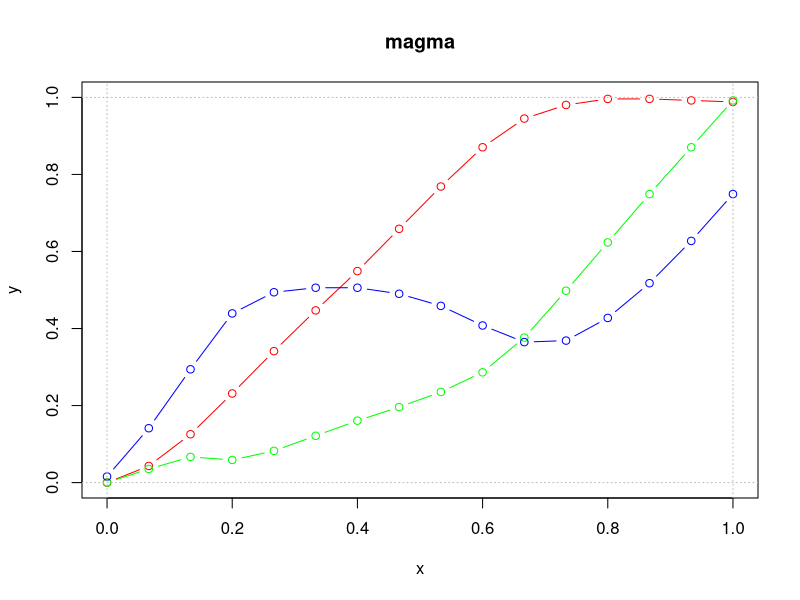
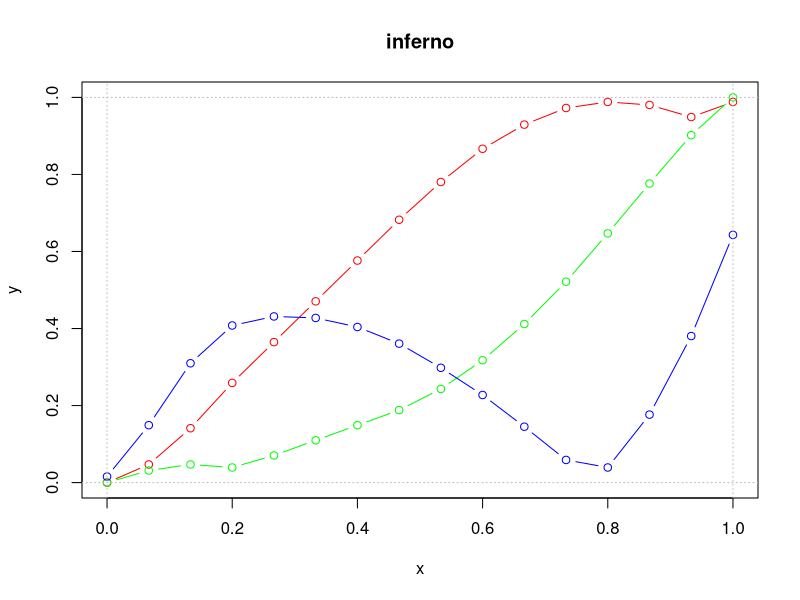
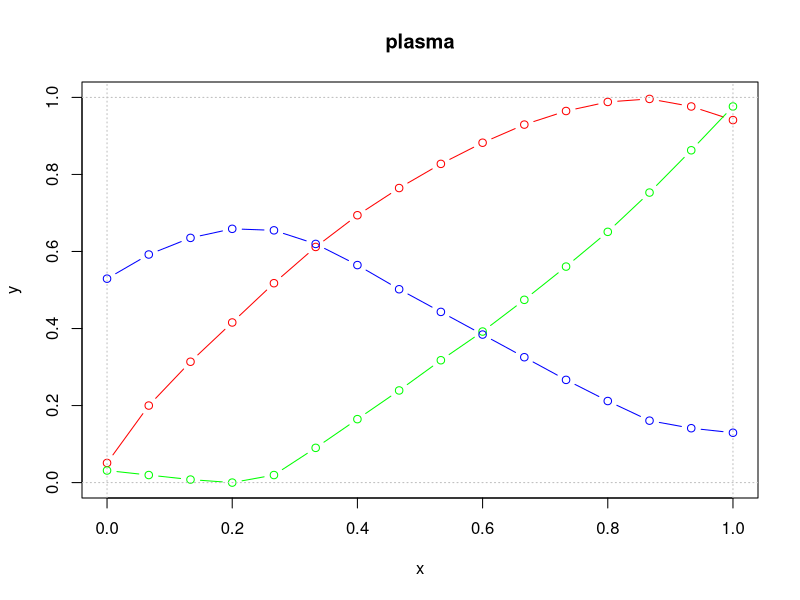
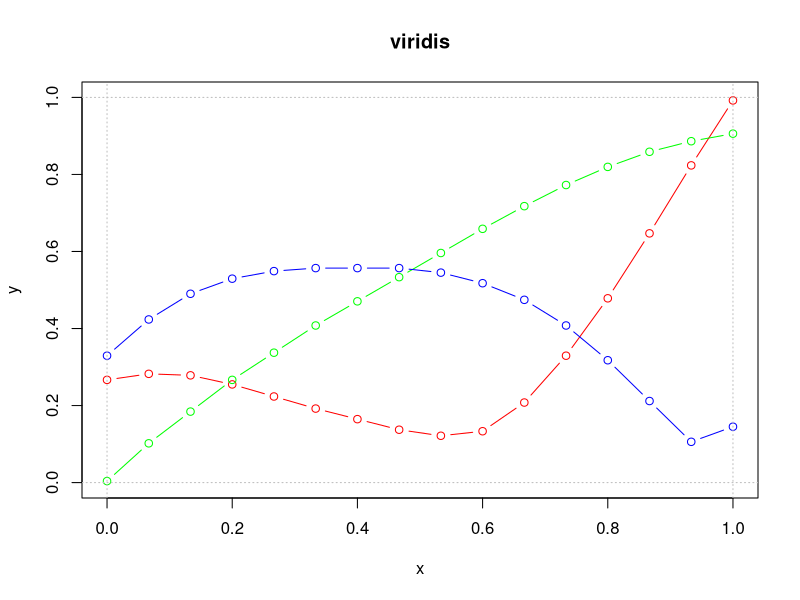
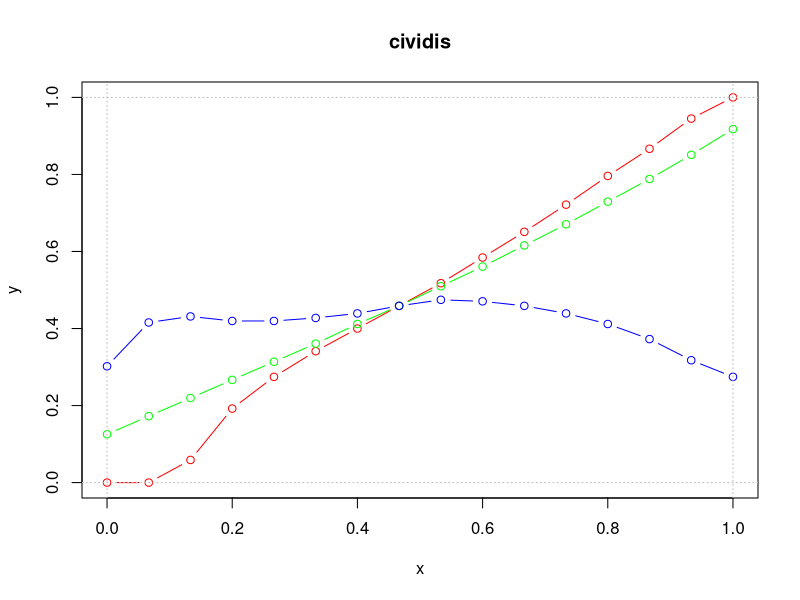
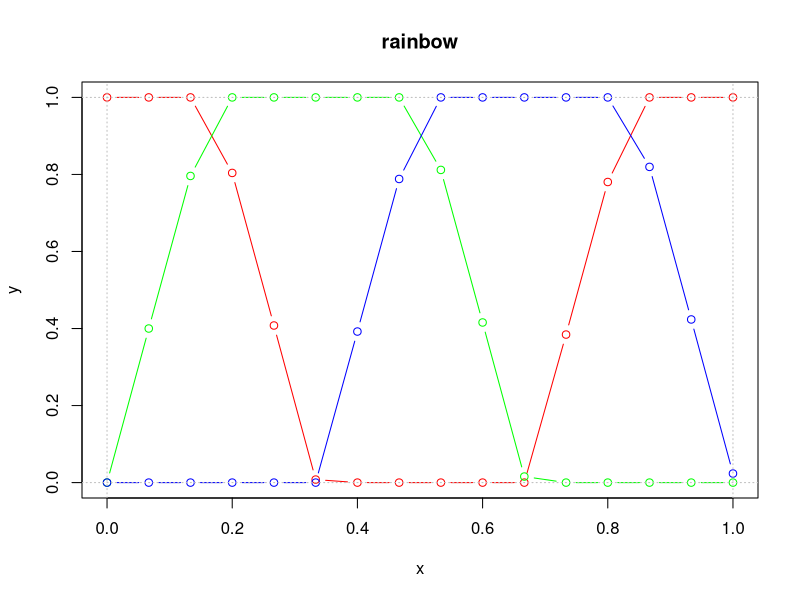
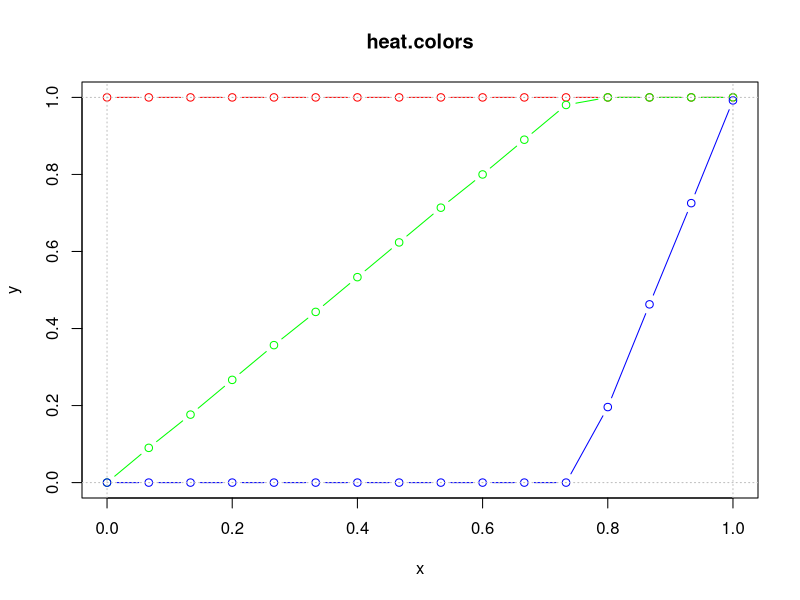
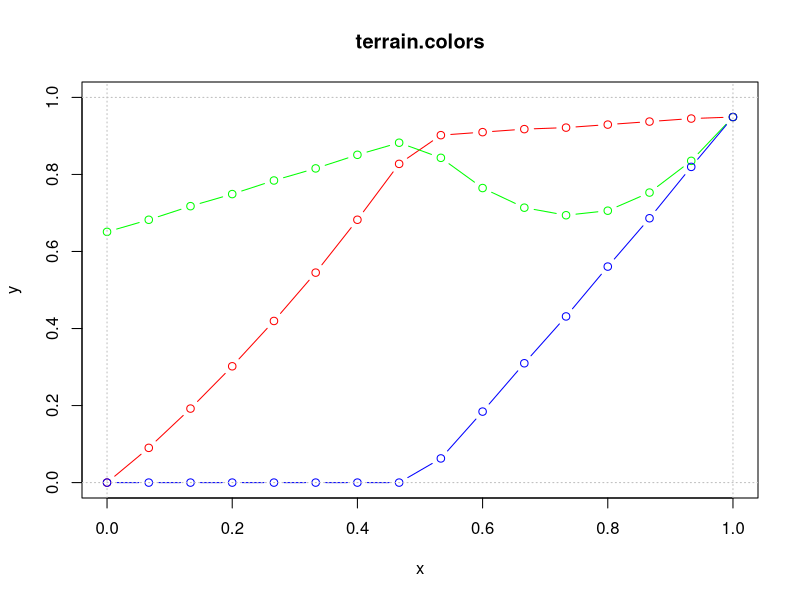

These figures' R source, in order:
# Photoshop curves for viridis and R built-in colourmaps
# www.overfitting.net
# https://www.overfitting.net/2021/01/mapas-de-color-viridis-en-photoshop.html

library(png)
library(viridis)


# Auxiliary write binary functions
writeValue=function(valor, fichero) {
    writeBin(0L, fichero, size=1)
    writeBin(as.integer(round(valor)), fichero, size=1)
}

writePoint=function(x, y, fichero) {
    writeBin(0L, fichero, size=1)
    writeBin(as.integer(round(y)), fichero, size=1)
    writeBin(0L, fichero, size=1)
    writeBin(as.integer(round(x)), fichero, size=1)
}

# Function that creates a Photoshop ACV curve file
writePhotoshopACVcurve=function(colourmap, nombreacv) {
    # Adobe Photoshop ACV curve file format:
    # https://www.adobe.com/devnet-apps/photoshop/fileformatashtml/#50577411_pgfId-1056330
    # Count of points in the curve (short integer from 2...19) -> NO 19 SINO 16
    # Curve points. Each curve point is a pair of short integers
    # where the first number is the output value (vertical coordinate on
    # the Curves dialog graph) and the second is the input value.
    # All coordinates have range 0 to 255
    
    # Build ACV file
    acv=file(nombreacv, 'wb')
    
    # Write header
    ACVVERSION=4  # version 4 = count of curves in the file
    NCURVES=4  # count of curves in the file: RGB, R, G and B
    writeValue(ACVVERSION, acv)  # ACV version
    writeValue(NCURVES, acv)  # count of curves
    
    # RGB curve (NULL)
    writeValue(2, acv)  # 2 points in curve
    writePoint(0, 0, acv)  # (0,0)
    writePoint(255, 255, acv)  # (255,255)
    
    # R, G and B curves
    for (curve in 1:3) {
        writeValue(NCOL, acv)  # NCOL points in curve
        for (j in 1:NCOL) {
            writePoint(round(255/(NCOL-1)*(j-1)), colourmap[j,curve], acv)
        }
    }
    
    close(acv)
}

# Matlab 'Jet' colour palette
jet.colors=colorRampPalette(
    c("#00007F", "blue", "#007FFF", "cyan",
      "#7FFF7F", "yellow", "#FF7F00", "red", "#7F0000"))


# Viridis colourmap library:
# https://cran.r-project.org/web/packages/viridis/vignettes/intro-to-viridis.html
# plus standard built-in R colourmaps
cmname=c("magma", "inferno", "plasma", "viridis", "cividis",
         "rainbow", "heat.colors", "terrain.colors", "topo.colors",
         "cm.colors", "jet.colors")
NCOLMAPS=length(cmname)
cmfun=list()  # list containing the functions to build the colourmaps
for (i in 1:NCOLMAPS) cmfun[[i]]=get(cmname[i])


NCOL_ORG=256  # number of possible input values in a Photoshop curve
NCOL=16  # max number of points allowed in a Photoshop curve
WIDTH=(NCOL_ORG-1)/(NCOL-1)  # must be an integer

for (i in 1:NCOLMAPS) {  # loop through all colourmaps
    
    # Obtain 256 RGB values in hex and convert to int
    colourmap=t(col2rgb(cmfun[[i]](NCOL_ORG)))
    # Subsample 16 RGB values (pick 1 sample every WIDTH samples)
    colourmap=colourmap[(row(colourmap)-1) %%  WIDTH == 0]
    dim(colourmap)=c(NCOL,3)
    
    # NOTE1: doing just colourmap=t(col2rgb(cmfun[[i]](NCOL))) with NCOL=16
    # leads to offset errors in all built-in colourmaps (viridis are fine)
    # hence we prefer to subsample from NCOL_ORG=256 
    
    # NOTE2: another way to obtain the RGB values
    # colour=cmfun[[i]](NCOL)
    # for (j in 1:3) {
    #     colourmap[,j]=strtoi(paste0("0x",substr(colour,start=j*2,stop=j*2+1)))
    #  }
    
    # Plot RGB curves
    png(paste0(cmname[i],'.png'))
    x=seq(from=0, to=1, length.out=nrow(colourmap))
    plot(x, colourmap[,1]/255, type='b', col='red',
         main=cmname[i], ylab='y', xlim=c(0,1), ylim=c(0,1))
    lines(x, colourmap[,2]/255, type='b', col='green')
    lines(x, colourmap[,3]/255, type='b', col='blue')
    abline(h=c(0,1), v=c(0,1), col='gray', lty='dotted')
    dev.off()
    
    # Write Photoshop ACV curve file
    writePhotoshopACVcurve(colourmap, nombreacv=paste0(cmname[i],'.acv'))

}
